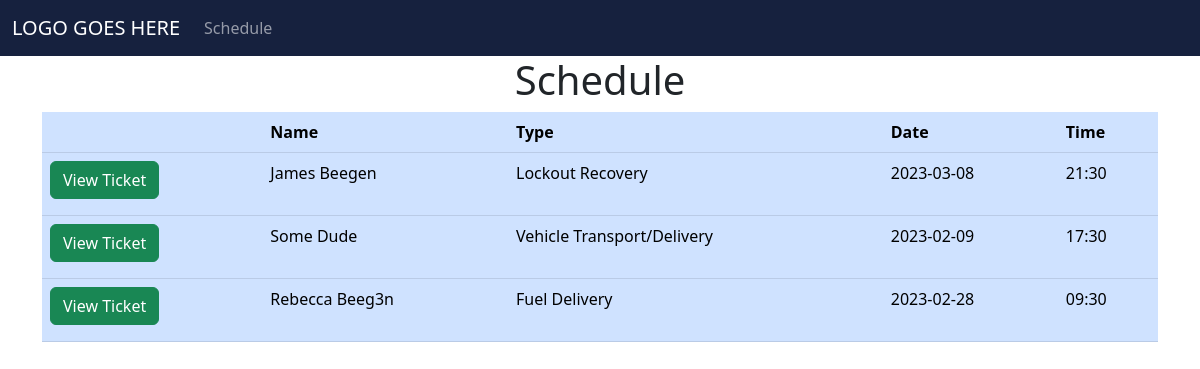
The page /joeazzi on the database as committed earlier.
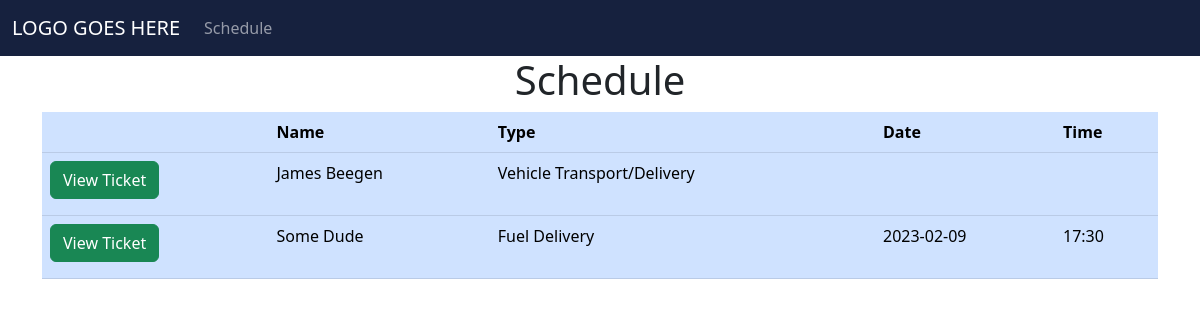
The same page on the database as committed later.
### tables this page shows
CREATE TABLE service(
                service_id INTEGER PRIMARY KEY,
                service_type TEXT NOT NULL,
                date DATE NOT NULL,
                time TEXT NOT NULL,
                completed int NOT NULL,
                balance REAL,
                paid int NOT NULL,
                customer_email INTEGER NOT NULL,
                FOREIGN KEY(customer_email) REFERENCES customer(email)
            );

CREATE TABLE customer(
                email TEXT NOT NULL PRIMARY KEY, 
                first_name TEXT NOT NULL, 
                last_name TEXT NOT NULL,
                phone TEXT NOT NULL
            );

### app.py (the view)
@app.route('/joeazzi')
def admin_view():
    with connect(DB) as conn:
        cur = conn.cursor()
        services = cur.execute("SELECT service_id, service_type, date, time, first_name, last_name FROM service INNER JOIN customer on customer.email=service.customer_email").fetchall()
    return render_template('admin.html', services=services)

### templates/admin.html (shortened to what this page needs)
<!DOCTYPE html>
<html lang="en">
<head>
    <link href="https://cdn.jsdelivr.net/npm/bootstrap@5.3.0-alpha1/dist/css/bootstrap.min.css" rel="stylesheet">
    <link rel="stylesheet" href="css/styles.css">
</head>
<body>
    <nav class="navbar sticky-top navbar-expand-md navbar-dark bg-primary">
        <div class="container-fluid">
            <a class="navbar-brand" href="/#top">LOGO GOES HERE</a>
          <div class="collapse navbar-collapse" id="navbarNavAltMarkup">
                <div class="navbar-nav">
                    <a class="nav-link" href="/joeazzi">Schedule</a>
                </div>
            </div>
        </div>
    </nav>
    <div class="container" id="admin">
        <div class="row justify-content-center">
            <h1 class="text-center">Schedule</h1>
            <div class="table-responsive">
                <table class="table table-primary table-hover">
                    <thead>
                        <tr>
                            <th></th>
                            <th>Name</th>
                            <th>Type</th>
                            <th>Date</th>
                            <th>Time</th>
                        </tr>
                    </thead>
                    <tbody>
                    {% for service in services %}
                        <tr>
                            <td><a class="btn btn-block btn-success mb-2" href="#">View Ticket</a>
                            <td>{{ service[4] }} {{ service[5] }}</td>
                            <td>{{ service[1] }}</td>
                            <td>{{ service[2] }}</td>
                            <td>{{ service[3] }}</td>
                        </tr>
                    {% endfor %}
                    </tbody>
                </table>
            </div>
        </div>
    </div>
</body>
</html>

### static/css/styles.css (style rules this page uses)
body { margin: 0 auto !important; }
.bg-primary { background-color: #16213E !important; }

Rows that differ between the two databases and show on the page:
removed service: first_name "Rebecca", last_name "Beeg3n", service_type "Fuel Delivery", date "2023-02-28", time "09:30"
changed service "James": service_type "Lockout Recovery" → "Vehicle Transport/Delivery"; date "2023-03-08" → (not shown); time "21:30" → (not shown)
changed service "Some": service_type "Vehicle Transport/Delivery" → "Fuel Delivery"
